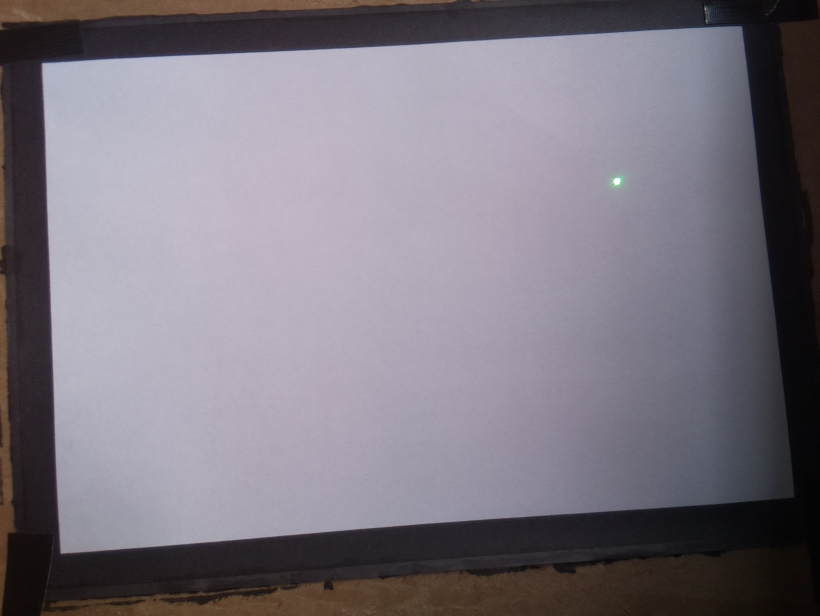
#> input picture Vision/Test_Images/V2/img2.jpeg, 1640 x 1232 px (shown at 1/2 size)
$ python combined.py
#> lines starting #> are read from the running program, lines starting #| are printed output that depends on the picture; after the words box and inside, x2 and y2 are one past the last pixel; in counts of white or black regions, pixels touching at a corner belong together
import cv2 as cv
import numpy as np
from matplotlib import pyplot as plt

#Image Read
image = cv.imread('Test_Images/V2/img2.jpeg')
#> image is the input picture: shape (1232, 1640, 3); mean B, G, R 128.2, 118, 124

h_pix, w_pix, _ = image.shape
#> h_pix = 1232; w_pix = 1640


# h_border_mm, w_border_mm =
# screen_h_mm, screen_w_mm = 210 - (h_border_mm*2), 297 - (w_border_mm*2)

screen_h_mm, screen_w_mm = 181, 268


#Image Crop

#Tune these parameters
# ratio_topl = [0.05, 0.01]
ratio_topl = [0.00, 0.00]
ratio_botr = [0.95, 0.95]

topl = [int(h_pix*ratio_topl[0]), int(w_pix*ratio_topl[1])]
#> topl = [0, 0]

botr = [int(h_pix*ratio_botr[0]),int(w_pix*ratio_botr[1])]
#> botr = [1170, 1558]

cropped_image = image[topl[0]:botr[0], topl[1]:botr[1]]
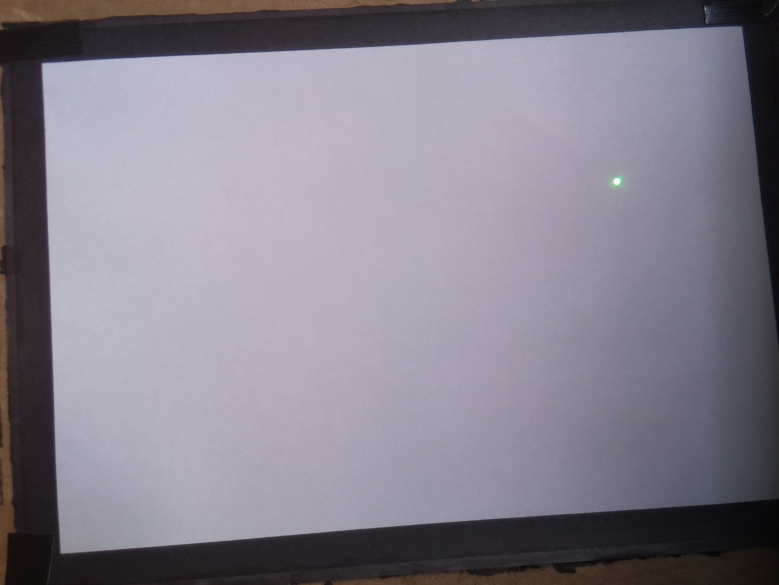
#> cropped_image: shape (1170, 1558, 3) (shown at 1/2 size); mean B, G, R 139.5, 127.6, 133.2

cv.imshow("Cropped", cropped_image)
# cv.waitKey(0)

#Convert to Gray Scale
gray = cv.cvtColor(cropped_image,cv.COLOR_BGR2GRAY)
cv.imshow("Gray + Cropped", gray)
# cv.waitKey(0)

#Thresholding
kernel = np.ones((10,10),np.float32)/100
img = cv.filter2D(gray, -1, kernel)
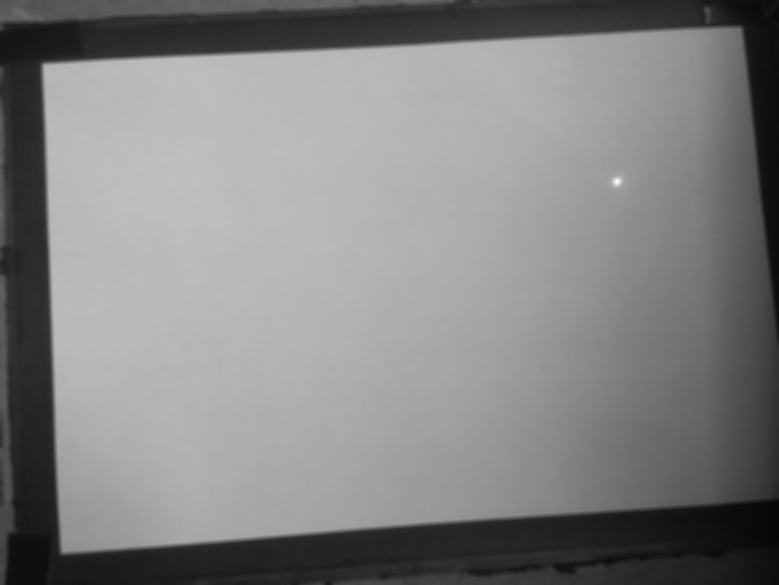
#> img: shape (1170, 1558) (shown at 1/2 size); min 6, max 252, mean 130.7
# ret,th1 = cv.threshold(img,127,255,cv.THRESH_BINARY)
adaptive_th = cv.adaptiveThreshold(img,255,cv.ADAPTIVE_THRESH_MEAN_C, cv.THRESH_BINARY,11,2)
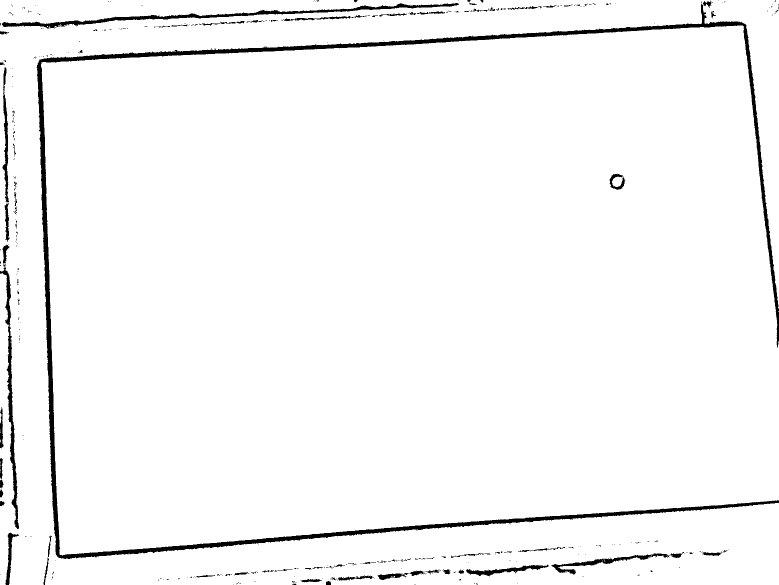
#> adaptive_th: shape (1170, 1558) (shown at 1/2 size); 96.8% white; 394 black regions (325 under 20 px), largest, box (x1, y1, x2, y2) and area: (73, 7, 1558, 1118) 35767, (4, 6, 918, 57) 5521, (0, 489, 38, 1058) 3747
cv.imshow("Adaptive Mean Threshold", adaptive_th)


#Blob Detector
#Tune blob_thresh_min and blob_thresh_max
blob_thresh_min = 250
blob_thresh_max = 255
ret,thresh1 = cv.threshold(gray, blob_thresh_min, blob_thresh_max, cv.THRESH_BINARY)
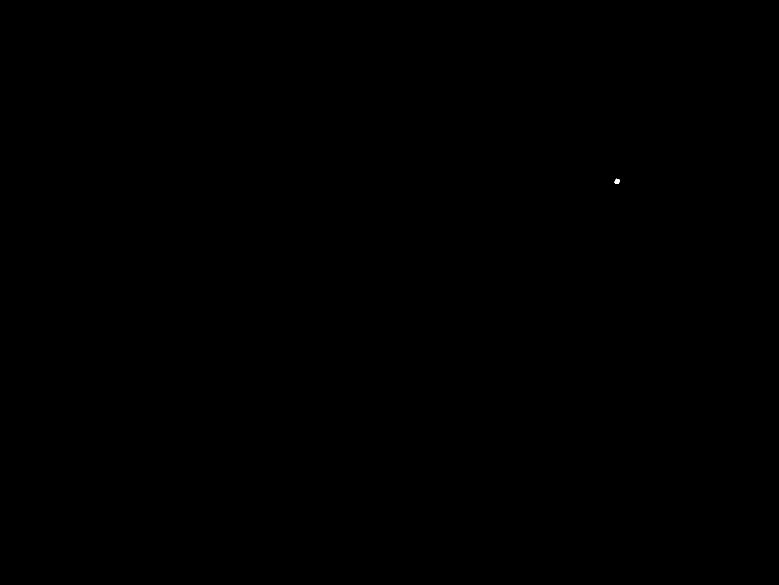
#> thresh1: shape (1170, 1558) (shown at 1/2 size); 0% white; 1 white region, box (x1, y1, x2, y2) and area: (1229, 357, 1240, 368) 88
#> ret = 250
cv.imshow("Blob Threshold", thresh1)

# cv.waitKey(0)

params = cv.SimpleBlobDetector_Params()

# Change thresholds
params.minThreshold = 200
params.maxThreshold = 255

# Filter by Area.
params.filterByArea = False
params.minArea = 50
params.maxArea = 100

# Filter by Circularity
params.filterByCircularity = False
params.minCircularity = 0.1

# Filter by Convexity
params.filterByConvexity = False
params.minConvexity = 0.0

# Filter by Inertia (ratio of widest to thinnest point)
params.filterByInertia = True
params.maxInertiaRatio = 1
params.minInertiaRatio = 0

params.filterByColor = False


# Create a detector with the parameters
#> (the run stopped early here; a loop or call above may not have finished)

$ run again, with Vision/Test_Images/V2/img1.jpeg copied over Vision/Test_Images/V2/img2.jpeg
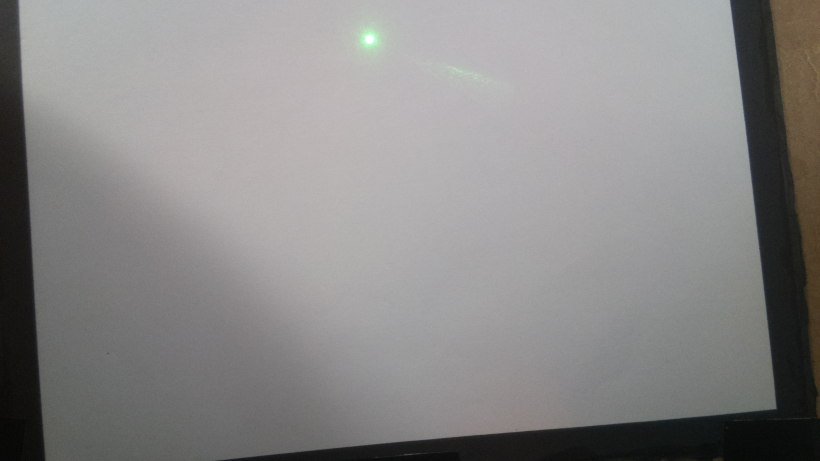
#> input picture Vision/Test_Images/V2/img1.jpeg, 1640 x 922 px (shown at 1/2 size)
#> image is the input picture: shape (922, 1640, 3); mean B, G, R 135.2, 136.2, 137.2
#> `cropped_image = image[topl[0]:botr[0], topl[1]:botr[1]]`:
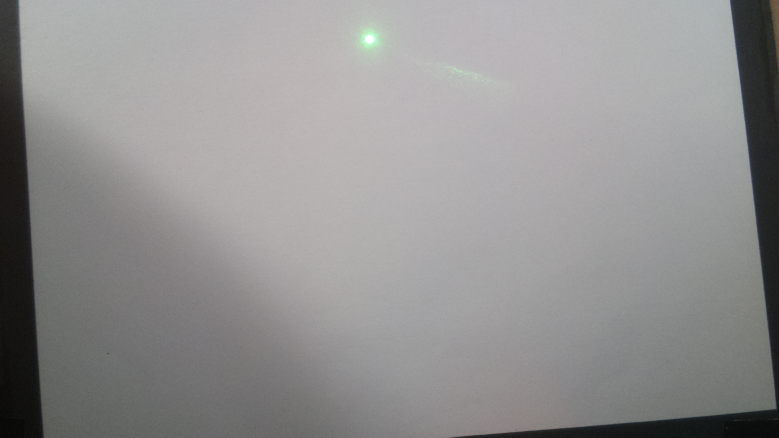
#> cropped_image: shape (875, 1558, 3) (shown at 1/2 size); mean B, G, R 145.2, 145.4, 146.2
#> `adaptive_th = cv.adaptiveThreshold(img,255,cv.ADAPTIVE_THRESH_MEAN_C, ..`:
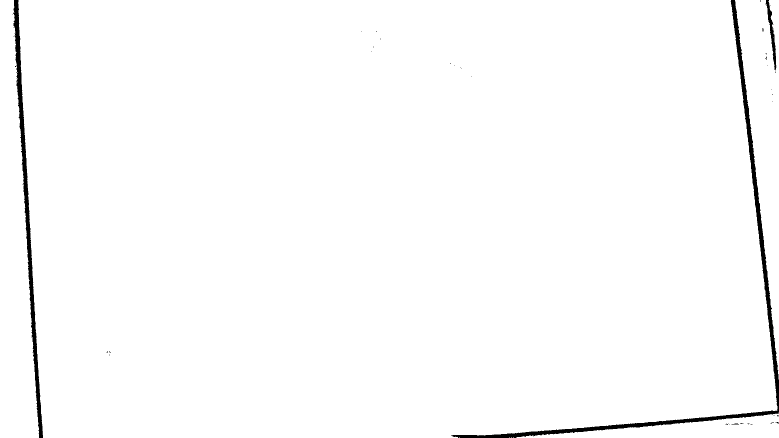
#> adaptive_th: shape (875, 1558) (shown at 1/2 size); 98.6% white; 43 black regions (39 under 20 px), largest, box (x1, y1, x2, y2) and area: (902, 0, 1558, 875) 11419, (25, 0, 86, 875) 7237, (1531, 0, 1553, 140) 825, (1463, 847, 1478, 849) 22
#> thresh1: shape (875, 1558); 0.01% white; 1 white region, box (x1, y1, x2, y2) and area: (732, 71, 747, 87) 174
#> ret = 250
